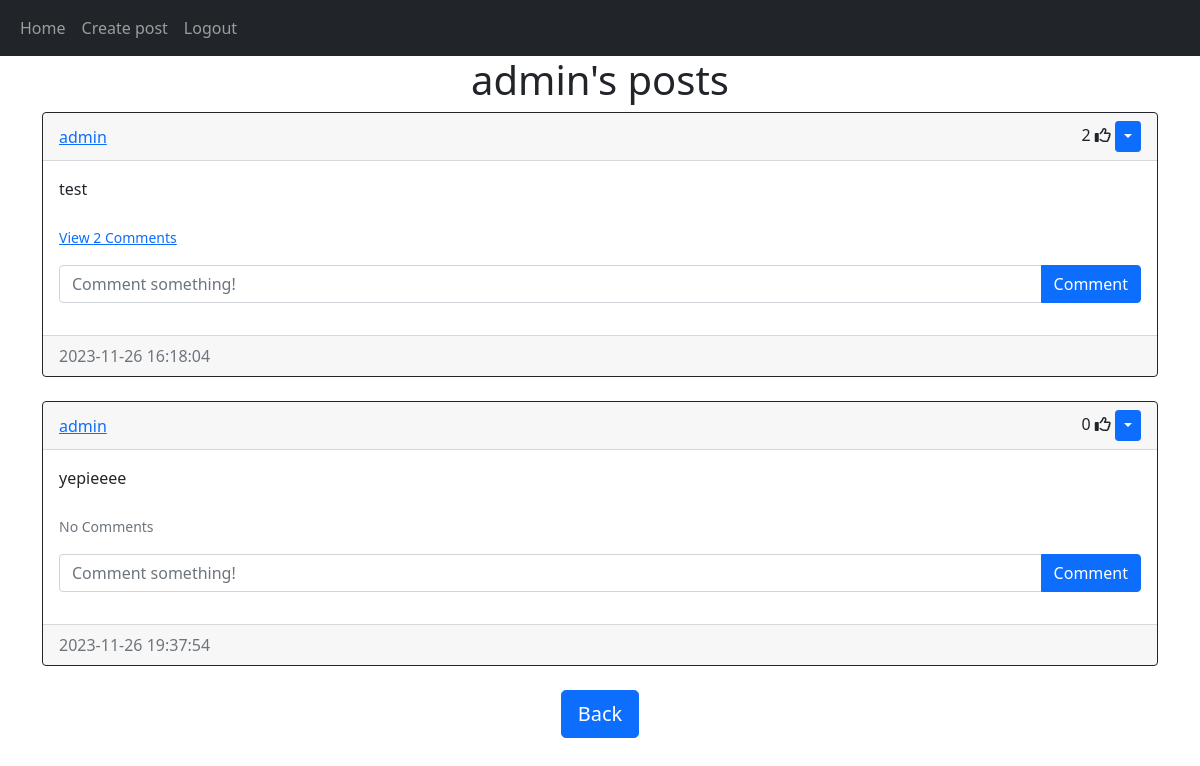
Screenshot of /posts/admin (signed in) with the database file from the repository.
### website/models.py (models this page shows)
class User(db.Model, UserMixin):
    id = db.Column(db.Integer, primary_key=True)
    email = db.Column(db.String(150), unique=True)
    username = db.Column(db.String(150), unique=True)
    password = db.Column(db.String(150))
    date_created = db.Column(db.DateTime(timezone=True), default=func.now())
    posts = db.relationship('Post', backref='user', passive_deletes=True)
    comments = db.relationship('Comment', backref='user', passive_deletes=True)
    likes = db.relationship('Like', backref='user', passive_deletes=True)

class Post(db.Model):
    id = db.Column(db.Integer, primary_key=True)
    text = db.Column(db.Text, nullable=False)
    date_created = db.Column(db.DateTime(timezone=True), default=func.now())
    author = db.Column(db.Integer, db.ForeignKey(
        'user.id', ondelete="CASCADE"), nullable=False)
    comments = db.relationship('Comment', backref='post', passive_deletes=True)
    likes = db.relationship('Like', backref='post', passive_deletes=True)

### website/views.py (the view)
@views.route("/posts/<username>")
@login_required
def posts(username):
    user = User.query.filter_by(username=username).first()
    if not user:
        flash('No user with that username exists.', category='error')
        return redirect(url_for('views.home'))
    posts = Post.query.filter_by(author=user.id).all()
    return render_template("posts.html", user=current_user, posts=posts, username=username)

### website/__init__.py (called while the page is built)
def create_app():
    app = Flask(__name__)
    app.config['SECRET_KEY'] = "helloworld"
    app.config['SQLALCHEMY_DATABASE_URI'] = f'sqlite:///{DB_NAME}'
    db.init_app(app)
    from .views import views
    from .auth import auth
    app.register_blueprint(views, url_prefix="/")
    app.register_blueprint(auth, url_prefix="/")
    from .models import User, Post, Comment, Like
    create_database(app)
    login_manager = LoginManager()
    login_manager.login_view = "auth.login"
    login_manager.init_app(app)
    @login_manager.user_loader
    def load_user(id):
        return User.query.get(int(id))
    return app

### website/templates/posts.html (shortened to what this page needs)
{% extends "posts_div.html" %}
{% block header %} {{username}}'s posts {% endblock %}
{% block footer %}
  <div align="center">
    <a href="/home">
      <button type="button" class="btn btn-primary btn-lg">Back</button>
    </a>
  </div>
{% endblock %}

### website/templates/posts_div.html (shortened to what this page needs)
{% extends "base.html" %}
{% block content %}
<h1 align="center">{% block header %}Posts{% endblock %}</h1>
<div id="posts">
  {% for post in posts %}
  <div class="card border-dark">
    <div class="card-header d-flex justify-content-between align-items-center">
      <a href="/posts/{{post.user.username}}">{{post.user.username}}</a>
      <div>
        <span id="likes-count-{{post.id}}">
          {{ post.likes|length }}</span>
        {% if user.id in post.likes|map(attribute="author")|list %}
        <i class="fas fa-thumbs-up" id="like-button-{{post.id}}" onclick="like({{post.id}})"></i>
        {% else %}
        <i class="far fa-thumbs-up" id="like-button-{{post.id}}" onclick="like({{post.id}})"></i>
        {% endif %} {% if user.id == post.author %}
        <div class="btn-group">
          <button type="button" class="btn btn-sm btn-primary dropdown-toggle" data-bs-toggle="dropdown"></button>
        </div>
        {% endif %}
      </div>
    </div>
    <div class="card-body">
      <div class="card-text">{{post.text}}</div>
      <br />
      <p class="card-text">
        {% if post.comments|length > 0 %}
        <a data-bs-toggle="collapse" href="#comments-{{post.id}}" role="button">
          <small>View {{post.comments|length}} Comments</small>
        </a>
        {% else %}
        <small class="text-muted">No Comments</small>
        {% endif %}
      </p>
      <form class="input-group mb-3" method="POST" action="/create-comment/{{post.id}}">
        <input type="text" id="text" name="text" class="form-control" placeholder="Comment something!" />
        <button type="submit" class="btn btn-primary">Comment</button>
      </form>
    </div>
    <div class="card-footer text-muted">{{post.date_created}}</div>
  </div>
  <br /> {% endfor %}
</div>
{% block footer %}
{% endblock %} {% endblock %}

### rows the page displays
User: username "admin"
Post: user.username "admin", likes|length "2", text "test", comments|length "2", date_created "2023-11-26 16:18:04"
Post: user.username "admin", likes|length "0", text "yepieeee", shows "No Comments", date_created "2023-11-26 19:37:54"
